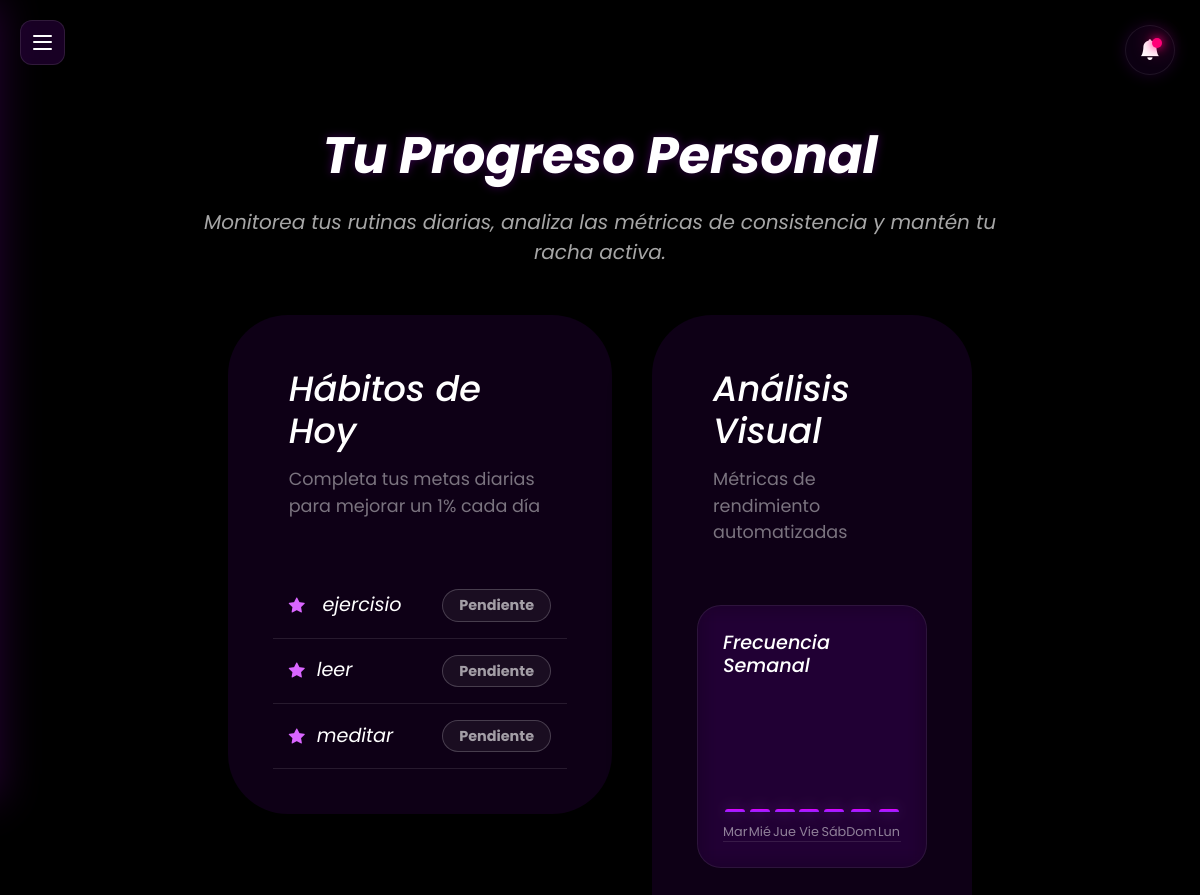
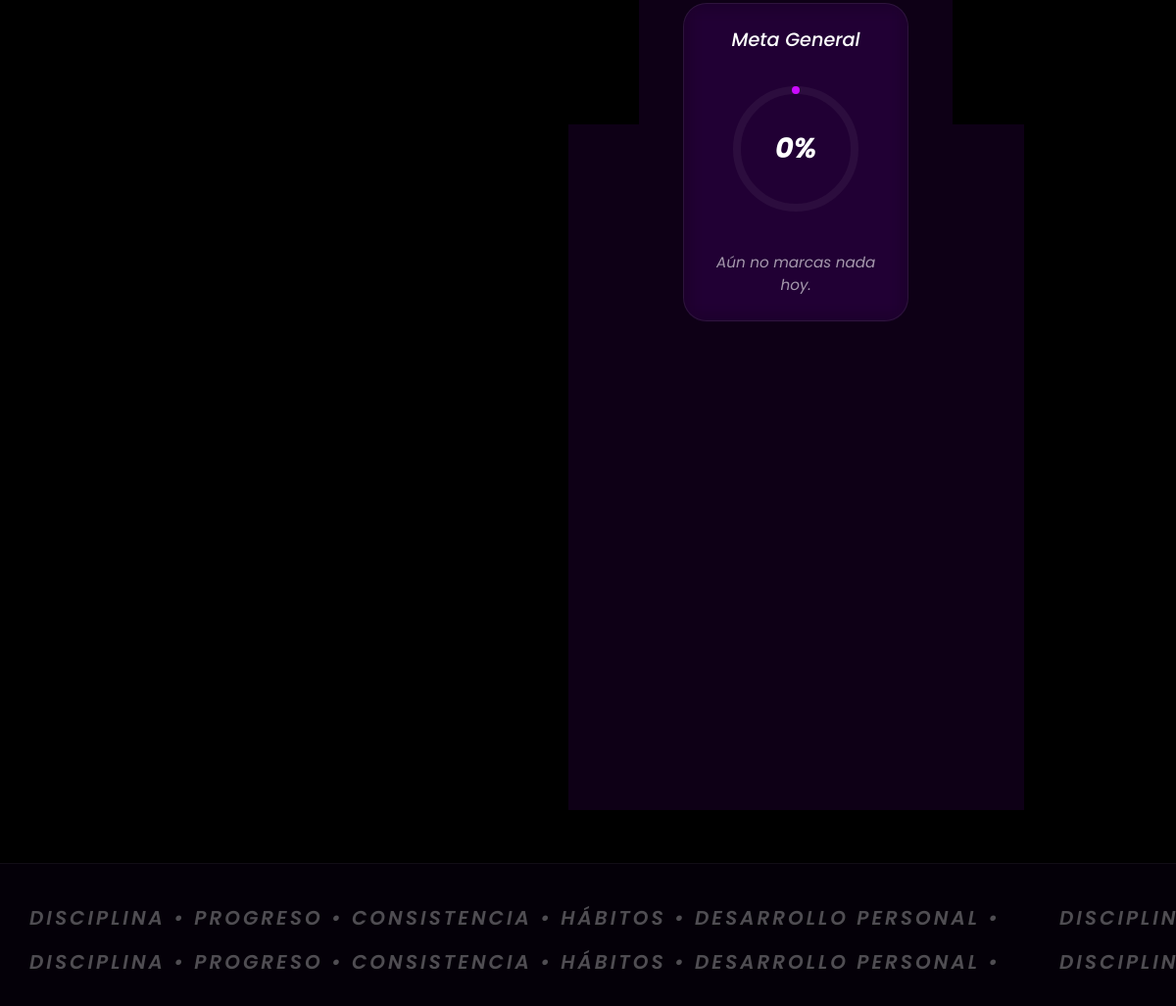
The app's page /dashboard (signed in) with its own data (2 pictures, top to bottom).
### app/models/habitos.py (models this page shows, shortened)
class Habit(db.Model):
    __tablename__ = 'habits'
    idHabit = db.Column(db.Integer, primary_key=True)
    idUser = db.Column(db.Integer, db.ForeignKey('users.idUser'), nullable=False)
    habitName = db.Column(db.String(120), nullable=False)
    habitDesc = db.Column(db.String(255), nullable=True)
    habitFreq = db.Column(db.String(50), nullable=False)
    habitCategory = db.Column(db.String(50), nullable=False)
    habitState = db.Column(db.String(50), default='Activo')
    createdAt = db.Column(db.DateTime, default=datetime.now)

### app/routes/auth.py (the view)
@bp.route('/dashboard')
@login_required
def dashboard():
    habits = Habit.query.filter_by(idUser=current_user.idUser).order_by(Habit.createdAt.desc()).all()
    hoy = date.today()
    marcados_hoy = {
        h.idHabit for h in HistHabit.query.filter_by(idUser=current_user.idUser, fecha=hoy).all()
    }
    todos_hist = HistHabit.query.filter_by(idUser=current_user.idUser).all()
    total_habitos = len(habits)
    activos = sum(1 for h in habits if h.habitState == 'Activo')
    completados_hoy = sum(1 for h in habits if h.idHabit in marcados_hoy)
    pct_hoy = round((completados_hoy / total_habitos * 100)) if total_habitos > 0 else 0
    if pct_hoy >= 80:
        mensaje_meta = '¡Consistencia sólida esta semana!'
    elif pct_hoy >= 50:
        mensaje_meta = 'Vas por buen camino.'
    elif pct_hoy > 0:
        mensaje_meta = 'Aún puedes completar más hoy.'
    else:
        mensaje_meta = 'Aún no marcas nada hoy.'
    dias_con_actividad = sorted(set(h.fecha for h in todos_hist))
    racha_actual = 0
    if dias_con_actividad:
        ultimo_dia = dias_con_actividad[-1]
        if (hoy - ultimo_dia).days <= 1:
            dias_set = set(dias_con_actividad)
            cursor = ultimo_dia
            while cursor in dias_set:
                racha_actual += 1
                cursor -= timedelta(days=1)
    if racha_actual >= 7:
        disciplina_label = 'Alta'
    elif racha_actual >= 3:
        disciplina_label = 'Media'
    else:
        disciplina_label = 'Baja'
    disciplina_pct = min(100, racha_actual * 10)
    dias_activos_semana = sum(1 for i in range(7) if (hoy - timedelta(days=i)) in dias_con_actividad)
    pct_consistencia = round(dias_activos_semana / 7 * 100)
    categorias = ['salud', 'mente', 'finanzas', 'espiritual']
    radar_labels = ['Salud', 'Mente', 'Finanzas', 'Espiritual']
    radar_data = []
    for cat in categorias:
        habs_cat = [h for h in habits if h.habitCategory == cat]
        if habs_cat:
            done_cat = sum(1 for h in habs_cat if h.idHabit in marcados_hoy)
            radar_data.append(round(done_cat / len(habs_cat) * 100))
        else:
            radar_data.append(0)
    day_names = ['Lun', 'Mar', 'Mié', 'Jue', 'Vie', 'Sáb', 'Dom']
    conteo_por_dia = defaultdict(int)
    for h in todos_hist:
        conteo_por_dia[h.fecha] += 1
    week_labels = []
    week_counts = []
    for i in range(6, -1, -1):
        dia = hoy - timedelta(days=i)
        week_labels.append(day_names[dia.weekday()])
        week_counts.append(conteo_por_dia.get(dia, 0))
    max_count = max(week_counts) if max(week_counts, default=0) > 0 else 1
    week_data = [round(c / max_count * 100) for c in week_counts]
    habitos_hoy = [
        {'id': h.idHabit, 'name': h.habitName, 'done': h.idHabit in marcados_hoy}
        for h in habits
    ]
    notificaciones = []
    pendientes_hoy = total_habitos - completados_hoy
    if total_habitos == 0:
        notificaciones.append({
            'tipo': 'info', 'icono': 'bi-info-circle-fill', 'color': '#00bac6',
            'mensaje': 'Aún no tienes hábitos registrados. ¡Crea el primero!',
        })
    elif pendientes_hoy > 0:
        notificaciones.append({
            'tipo': 'warning', 'icono': 'bi-exclamation-triangle-fill', 'color': '#ffc107',
            'mensaje': f"Tienes {pendientes_hoy} hábito{'s' if pendientes_hoy != 1 else ''} pendiente{'s' if pendientes_hoy != 1 else ''} por completar hoy.",
        })
    else:
        notificaciones.append({
            'tipo': 'success', 'icono': 'bi-check-circle-fill', 'color': '#00e676',
            'mensaje': '¡Completaste todos tus hábitos de hoy!',
        })
    if total_habitos > 0 and racha_actual == 0:
        notificaciones.append({
            'tipo': 'warning', 'icono': 'bi-fire', 'color': '#ff5252',
            'mensaje': 'Tu racha se reinició. ¡Retómala hoy mismo!',
        })
    elif racha_actual >= 3:
        notificaciones.append({
            'tipo': 'success', 'icono': 'bi-lightning-charge-fill', 'color': '#ffc107',
            'mensaje': f'¡Llevas una racha activa de {racha_actual} días!',
        })
    if total_habitos > 0 and pct_consistencia < 50:
        notificaciones.append({
            'tipo': 'warning', 'icono': 'bi-graph-down-arrow', 'color': '#ff5252',
            'mensaje': f'Tu consistencia semanal bajó a {pct_consistencia}%. ¡No te rindas!',
        })
    elif pct_consistencia >= 80:
        notificaciones.append({
            'tipo': 'info', 'icono': 'bi-graph-up-arrow', 'color': '#00bac6',
            'mensaje': f'Tu consistencia semanal está en {pct_consistencia}%. ¡Vas muy bien!',
        })
    data = {
        'habitos_hoy': habitos_hoy,
        'total_habitos': total_habitos,
        'activos': activos,
        'completados_hoy': completados_hoy,
        'pct_hoy': pct_hoy,
        'mensaje_meta': mensaje_meta,
        'racha_actual': racha_actual,
        'disciplina_label': disciplina_label,
        'disciplina_pct': disciplina_pct,
        'pct_consistencia': pct_consistencia,
        'radar_labels': radar_labels,
        'radar_data': radar_data,
        'week_labels': week_labels,
        'week_data': week_data,
        'week_counts': week_counts,
        'notificaciones': notificaciones,
    }
    return render_template("dashboard.html", data=data)

### app/templates/dashboard.html (shortened to what this page needs)
{% extends "base.html" %}
{% block extra_css %}
<link rel="stylesheet" href="{{ url_for('static', filename='css/dashboard.css') }}">
{% endblock %}
{% block content %}
<button class="hamburger-menu" id="sidebarToggle">
    <span></span>
    <span></span>
    <span></span>
</button>
<div class="notification-container" id="notificationContainer">
    <button class="notification-bell" id="notificationBellBtn">
        <i class="bi bi-bell-fill"></i>
        <span class="notification-badge" id="notificationBadge"></span>
    </button>
</div>
<div class="lightning-storm">
</div>
<div class="sakura">
</div>
<div class="dashboard-wrapper-wide" style="padding-top: 10vh; min-height: 90vh;">
    <div class="text-center mb-5"
        style="text-align: center; width: 100%; max-width: none !important; display: flex; flex-direction: column; align-items: center; justify-content: center; margin: 0 auto;">
        <h1
            style="text-align: center; font-size: 3.2rem; font-style: italic; font-weight: 700; display: inline-flex; align-items: center; justify-content: center; margin: 0 auto; min-height: 4.5rem; text-shadow: 0 0 10px rgba(183, 0, 255, 0.3); color: #fff;">
            <span id="typingTitle"></span>
        </h1>
        <p id="descText"
            style="text-align: center; max-width: 800px; margin: 15px auto 0 auto; opacity: 0; transform: translateY(15px); transition: opacity 1s cubic-bezier(0.25, 0.46, 0.45, 0.94), transform 1s cubic-bezier(0.25, 0.46, 0.45, 0.94); font-size: 1.25rem; color: rgba(255,255,255,0.65); font-style: italic;">
            Monitorea tus rutinas diarias, analiza las métricas de consistencia y mantén tu racha activa.
        </p>
    </div>
    <div class="dashboard-grid">
        <div style="display: flex; flex-direction: column; gap: 40px; width: 100%;">
            <div class="card shadow-lg border-0 rounded-lg fade-in-section responsive-card">
            <div class="card-header" style="margin-bottom: 30px; text-align: left;">
                <h2 style="font-size: 2.2rem; color: #fff; font-style: italic; font-weight: 500;">Hábitos de Hoy</h2>
                <p style="text-align: left; color: rgba(255,255,255,0.45);">Completa tus metas diarias para mejorar un
                    1% cada día</p>
            </div>
            <div class="card-body" style="padding: 0;">
                <ul class="list-group list-group-flush bg-transparent" style="padding-left: 0; margin-bottom: 0;" id="dashboardHabitsList">
                    {% for habit in data.habitos_hoy %}
                    <li class="list-group-item bg-transparent text-white border-bottom border-light p-3 dashboard-habit-item"
                        data-id="{{ habit.id }}"
                        style="font-size: 1.2rem; font-style: italic; display: flex; justify-content: space-between; align-items: center; border-color: rgba(255,255,255,0.1) !important; transition: 0.3s; cursor: pointer;">
                        <div><i class="bi bi-star-fill"
                                style="color: #d966ff; margin-right: 12px; font-size: 1rem;"></i>{{ habit.name }}</div>
                        <span class="badge rounded-pill dashboard-habit-badge"
                            style="{{ 'background: rgba(138, 40, 255, 0.4); border: 1px solid rgba(138, 40, 255, 0.8);' if habit.done else 'background: rgba(255, 255, 255, 0.05); border: 1px solid rgba(255, 255, 255, 0.2); color: rgba(255,255,255,0.6);' }} font-style: normal; font-size: 0.9rem; padding: 8px 16px;">{{ 'Completado' if habit.done else 'Pendiente' }}</span>
                    </li>
                    {% else %}
                    <li class="list-group-item bg-transparent text-white p-3" style="font-style: italic; text-align: center; color: rgba(255,255,255,0.5);">
                        Aún no tienes hábitos registrados.
                        <a href="{{ url_for('habits.register_habit') }}" style="color: #d966ff;">Registra el primero</a>.
                    </li>
                    {% endfor %}
                </ul>
            </div>
        </div>
        </div>
        <div class="card shadow-lg border-0 rounded-lg fade-in-section responsive-card">
            <div class="card-header" style="margin-bottom: 25px; text-align: left;">
                <h2 style="font-size: 2.2rem; color: #fff; font-style: italic; font-weight: 500;">Análisis Visual</h2>
                <p style="text-align: left; color: rgba(255,255,255,0.45);">Métricas de rendimiento automatizadas</p>
            </div>
            <div class="card-body" style="padding: 0;">
                <div class="analysis-container" style="margin-top: 10px;">
                    <div class="analysis-card" style="margin-bottom: 10px;">
                        <h3 style="color: #fff; font-size: 1.2rem; font-style: italic; margin-bottom: 15px;">Frecuencia
                            Semanal</h3>
                        <div class="chart-bar-container">
                            {% for i in range(7) %}
                            <div class="chart-bar-wrapper">
                                <div class="chart-bar" style="height: 0;" data-height="{{ data.week_data[i] }}%" title="{{ data.week_counts[i] }} actividades"></div>
                                <span class="chart-label">{{ data.week_labels[i] }}</span>
                            </div>
                            {% endfor %}
                        </div>
                    </div>
                    <div class="analysis-card"
                        style="display: flex; flex-direction: column; justify-content: center; align-items: center; margin-bottom: 10px;">
                        <h3 style="color: #fff; font-size: 1.2rem; font-style: italic; margin-bottom: 5px;">Meta General
                        </h3>
                        <div class="stat-circle-container" style="width: 150px; height: 150px;">
                            <svg width="150" height="150" viewBox="0 0 150 150" class="stat-circle-svg">
                                <defs>
                                    <linearGradient id="circleGrad" x1="0%" y1="0%" x2="100%" y2="100%">
                                        <stop offset="0%" stop-color="#8a28ff" />
                                        <stop offset="100%" stop-color="#e100ff" />
                                    </linearGradient>
                                </defs>
                                <circle cx="75" cy="75" r="60" class="circle-bg" />
                                <circle cx="75" cy="75" r="60" class="circle-progress" id="progressCircle"
                                    data-percentage="{{ data.pct_hoy }}" />
                            </svg>
                            <span class="stat-circle-text" style="font-size: 1.8rem;"><span class="animate-counter"
                                    data-target="{{ data.pct_hoy }}">0</span>%</span>
                        </div>
                        <p
                            style="color: rgba(255,255,255,0.6); font-size: 0.95rem; text-align: center; margin: 10px 0 0 0; font-style: italic;">
                            {{ data.mensaje_meta }}
                        </p>
                    </div>
                </div>
                <div
                    style="display: flex; justify-content: space-around; flex-wrap: wrap; margin-top: 35px; border-top: 1px solid rgba(255,255,255,0.1); padding-top: 25px;">
                    <div style="text-align: center; padding: 10px; min-width: 80px;">
                        <div style="font-size: 2.2rem; color: #e100ff; font-weight: bold; font-style: italic;">
                            <span class="animate-counter" data-target="{{ data.racha_actual }}">0</span>
                        </div>
                        <div
                            style="color: rgba(255,255,255,0.5); font-size: 0.85rem; font-style: italic; margin-top: 5px;">
                            Racha (Días)</div>
                    </div>
                    <div style="text-align: center; padding: 10px; min-width: 80px;">
                        <div style="font-size: 2.2rem; color: #e100ff; font-weight: bold; font-style: italic;">
                            <span class="animate-counter" data-target="{{ data.completados_hoy }}">0</span>/<span class="animate-counter"
                                data-target="{{ data.total_habitos }}">0</span>
                        </div>
                        <div
                            style="color: rgba(255,255,255,0.5); font-size: 0.85rem; font-style: italic; margin-top: 5px;">
                            Completados Hoy</div>
                    </div>
                    <div style="text-align: center; padding: 10px; min-width: 80px;">
                        <div style="font-size: 2.2rem; color: #e100ff; font-weight: bold; font-style: italic;">
                            <span class="animate-counter" data-target="{{ data.total_habitos }}">0</span>
                        </div>
                        <div
                            style="color: rgba(255,255,255,0.5); font-size: 0.85rem; font-style: italic; margin-top: 5px;">
                            Total Hábitos</div>
                    </div>
                </div>
            </div>
        </div>
    </div>
</div>
{% endblock %}
{% block footer %}
<footer class="futuristic-footer">
    <div class="marquee-container">
        <div class="marquee-track track-ltr">
            <div class="marquee-content">
                <span>Disciplina &bull; Progreso &bull; Consistencia &bull; Hábitos &bull; Desarrollo Personal
                    &bull;</span>
                <span>Disciplina &bull; Progreso &bull; Consistencia &bull; Hábitos &bull; Desarrollo Personal
                    &bull;</span>
            </div>
        </div>
        <div class="marquee-track track-rtl">
            <div class="marquee-content">
                <span>Disciplina &bull; Progreso &bull; Consistencia &bull; Hábitos &bull; Desarrollo Personal
                    &bull;</span>
                <span>Disciplina &bull; Progreso &bull; Consistencia &bull; Hábitos &bull; Desarrollo Personal
                    &bull;</span>
            </div>
        </div>
    </div>
</footer>
{% endblock %}

### app/static/css/dashboard.css (style rules this page uses)
.responsive-card { padding: 45px; width: 100%; }

### records on screen
Habit: name "ejercisio", done "Pendiente"
Habit: name "leer", done "Pendiente"
Habit: name "meditar", done "Pendiente"

### other values on screen
{{ data.week_labels[i] }} "Mar" "Mié" "Jue" "Vie" "Sáb" "Dom" "Lun"
{{ data.mensaje_meta }} "Aún no marcas nada hoy."
